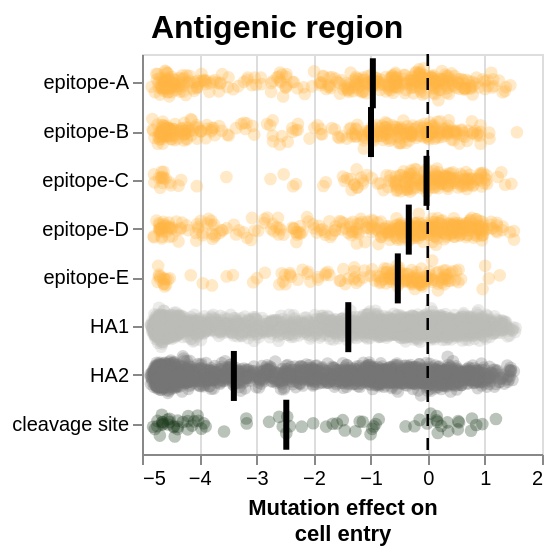

The notebook cell saved with this chart:
### Markdown cell above
### Distribution of functional effects across classic antigenic regions

### Code cell
# Define custom colors for each RBS region
colors = {
    'epitope-A': '#FFB547',
    'epitope-B': '#FFB547',
    'epitope-C': '#FFB547',
    'epitope-D': '#FFB547',
    'epitope-E': '#FFB547',
    'HA1': '#bdbebb',
    'HA2': '#767676',
    'cleavage site' : '#1A391A',
}

order = ['epitope-A', 'epitope-B', 'epitope-C', 'epitope-D', 'epitope-E', 'HA1', 'HA2','cleavage site']

# Create the jitter plot layer
points = alt.Chart(func_data_for_heatmap).mark_circle(size=40, opacity=0.3, stroke=None, strokeWidth=0).encode(
    y=alt.Y(
        "region",
        sort=order
    ).title(None),
    x=alt.X(
        'effect',
        title=(["Mutation effect on", "cell entry"]),
    ),
    yOffset="jitter:Q",
    color=alt.Color(
            "region",
            scale=alt.Scale(domain=list(colors.keys()), range=list(colors.values())),
            legend=None
    ),
    tooltip=['site', 'wildtype', 'mutant', 'effect'],
).transform_calculate(
    jitter="sqrt(-2*log(random()))*cos(2*PI*random())"
)

# Add black median line
median_line = alt.Chart(func_data_for_heatmap).mark_tick(
    color='black',
    thickness=3,
    size=25
).encode(
    y=alt.Y('region:N', sort=order),
    x='median(effect):Q'
)

vline = alt.Chart().mark_rule(
    color='black',
    size=1.25,
    opacity=1.0,
    strokeDash=[6,6]
).encode(x=alt.X(datum=0))

# Combine layers with median line on top
chart = alt.layer(
    points,
    median_line,
    vline
).properties(
    height=200, 
    width=200
)

# mean_entropy_epitope = func_data_ann[['site', 'region', 'entropy']].drop_duplicates().groupby(
#     "region"
# )["entropy"].mean().reset_index().rename(
#     columns={'entropy': 'mean_entropy'}
# )

# bar_chart = alt.Chart(mean_entropy_epitope).mark_bar(size=20).encode(
#     x=alt.X(
#         'mean_entropy:Q',
#         title=['Mean entropy', '(in natural sequences)'],
#         axis=alt.Axis(
#             tickCount=1,
#         )
#     ),
#     y=alt.Y(
#         'region:N',
#         sort=order, 
#         title=None,
#         axis=None
#     ),
#     color=alt.Color(
#             "region",
#             scale=alt.Scale(domain=list(colors.keys()), range=list(colors.values())),
#             legend=None
#     ),
#     tooltip=['region', 'mean_entropy']
# ).properties(
#     height=200,
#     width=80
# )

# Concatenate the plots
epitope_combined_chart = alt.concat(
    chart,  # jitter + median line + vline chart
    spacing=10
).resolve_scale(
    y='shared'
).properties(
    title=alt.TitleParams(
        text='Antigenic region',
        anchor='middle',
        fontSize=16,
        fontWeight='bold',
    )
)

epitope_combined_chart.display()

### Figure 1 — Vega-Lite specification as saved in the notebook (floating-point values rounded to 4 significant figures; data arrays with more than 128 entries replaced by an {"elided": "..."} marker saying what was removed)
{"config": {"view": {"continuousWidth": 300, "continuousHeight": 300}}, "concat": [{"layer": [{"data": {"name": "data-3cd7b177ecdcd6dffd745a5df573ec37"}, "mark": {"type": "circle", "opacity": 0.3, "size": 40, "stroke": null, "strokeWidth": 0}, "encoding": {"color": {"field": "region", "legend": null, "scale": {"domain": ["epitope-A", "epitope-B", "epitope-C", "epitope-D", "epitope-E", "HA1", "HA2", "cleavage site"], "range": ["#FFB547", "#FFB547", "#FFB547", "#FFB547", "#FFB547", "#bdbebb", "#767676", "#1A391A"]}, "type": "nominal"}, "tooltip": [{"field": "site", "type": "nominal"}, {"field": "wildtype", "type": "nominal"}, {"field": "mutant", "type": "nominal"}, {"field": "effect", "type": "quantitative"}], "x": {"field": "effect", "title": ["Mutation effect on", "cell entry"], "type": "quantitative"}, "y": {"field": "region", "sort": ["epitope-A", "epitope-B", "epitope-C", "epitope-D", "epitope-E", "HA1", "HA2", "cleavage site"], "title": null, "type": "nominal"}, "yOffset": {"field": "jitter", "type": "quantitative"}}, "transform": [{"calculate": "sqrt(-2*log(random()))*cos(2*PI*random())", "as": "jitter"}]}, {"data": {"name": "data-3cd7b177ecdcd6dffd745a5df573ec37"}, "mark": {"type": "tick", "color": "black", "size": 25, "thickness": 3}, "encoding": {"x": {"aggregate": "median", "field": "effect", "type": "quantitative"}, "y": {"field": "region", "sort": ["epitope-A", "epitope-B", "epitope-C", "epitope-D", "epitope-E", "HA1", "HA2", "cleavage site"], "type": "nominal"}}}, {"data": {"name": "empty"}, "mark": {"type": "rule", "color": "black", "opacity": 1.0, "size": 1.25, "strokeDash": [6, 6]}, "encoding": {"x": {"datum": 0}}}], "height": 200, "width": 200}], "resolve": {"scale": {"y": "shared"}}, "spacing": 10, "title": {"text": "Antigenic region", "anchor": "middle", "fontSize": 16, "fontWeight": "bold"}, "$schema": "https://vega.github.io/schema/vega-lite/v5.20.1.json", "datasets": {"data-3cd7b177ecdcd6dffd745a5df573ec37": {"elided": "8197 records"}, "empty": [{}]}}
